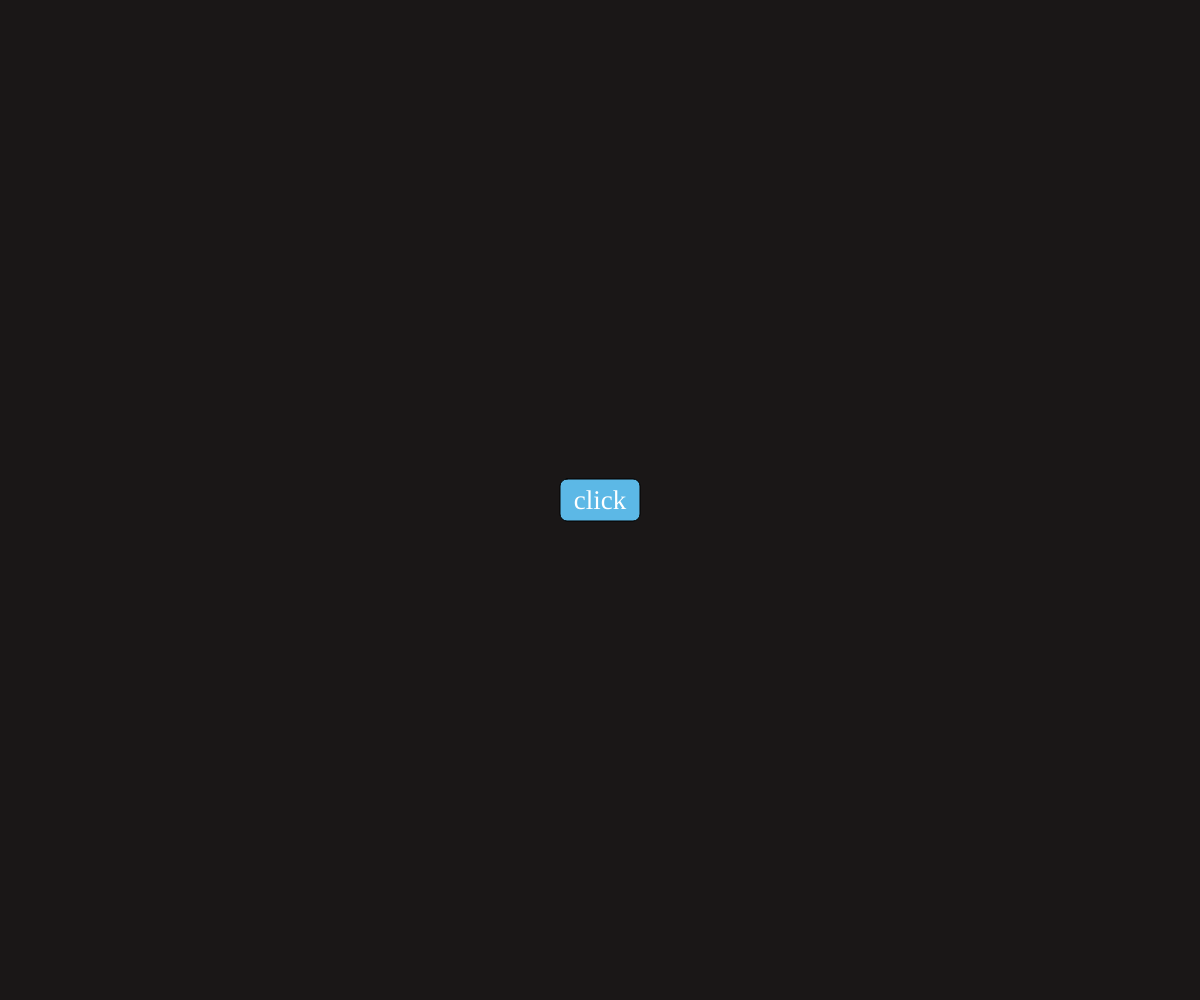
Frame 1 (no input)
Frame 60 (no input): identical to frame 1, image omitted
Frame 120 (the mouse pressed at the canvas centre since frame 60): identical to frame 1, image omitted

The p5.js sketch that drew this single still picture (run headless with seeded random() and noise() and a simulated clock; from frame 60 on, the mouse is pressed at the canvas centre):

// p5.js sketch
// ── sketch.js
function setup() { 
  createCanvas(windowWidth, windowHeight);
	colorMode(HSB,360,100,100);
	rectMode(CENTER);
} 

function draw() { 
  background(0,10,10);
  rectMode(CENTER);
	fill(200,60,90);
  rect(width*0.5, height*0.5, 80, 42,7);
	fill(0,0,100);
	textSize(27);
	textAlign(CENTER,CENTER);
	textFont('Avenir');
	text('click',width*0.5,height*0.5+2);
}

function touchStarted () {
  let fs = fullscreen();
  if (!fs) {
    fullscreen(true);
  }
}

function windowResized() {
  resizeCanvas(windowWidth, windowHeight);
}

/* prevents the mobile browser from processing some default
 * touch events, like swiping left for "back" or scrolling
 * the page.
 */
document.ontouchmove = function(event) {
    event.preventDefault();
};
